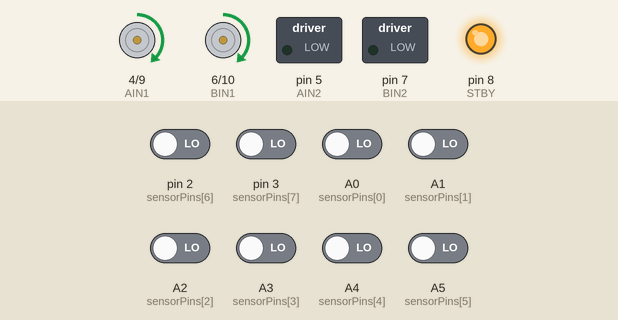
This sketch was run on a simulated Arduino Uno, built with avr-gcc and run on an emulated ATmega328P. Parts: direction and speed pins drawn as motors (green arrow = direction pin HIGH = forward, orange = LOW = backward, longer = more drive, stopped while the standby pin is LOW), switched loads named in the sketch (green lamp = pin HIGH), output pins drawn as LEDs (lit = HIGH). The test bench sets the inputs (shaded band); at power-on: A0 (sensorPins[0]), A1 (sensorPins[1]), A2 (sensorPins[2]), A3 (sensorPins[3]), A4 (sensorPins[4]), A5 (sensorPins[5]), pin 2 (sensorPins[6]), pin 3 (sensorPins[7]) LOW.

Above: at 1.2 s.
1.3 s: pin 2 (sensorPins[6]) driven HIGH and pin 3 (sensorPins[7]) driven HIGH
At 1.8 s:
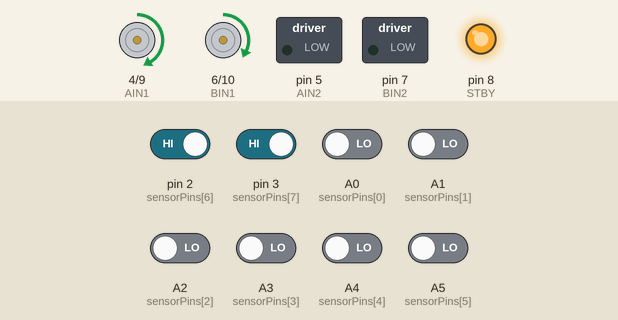
2.8 s: pin 2 (sensorPins[6]) driven LOW
At 4.0 s:
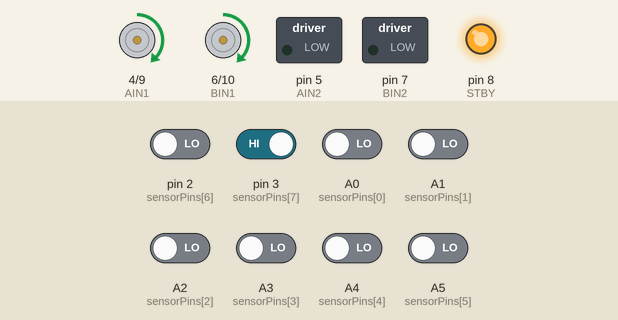
4.3 s: pin 2 (sensorPins[6]) driven HIGH and pin 3 (sensorPins[7]) driven LOW and A0 (sensorPins[0]) driven HIGH and A1 (sensorPins[1]) driven HIGH and A2 (sensorPins[2]) driven HIGH
At 5.3 s:
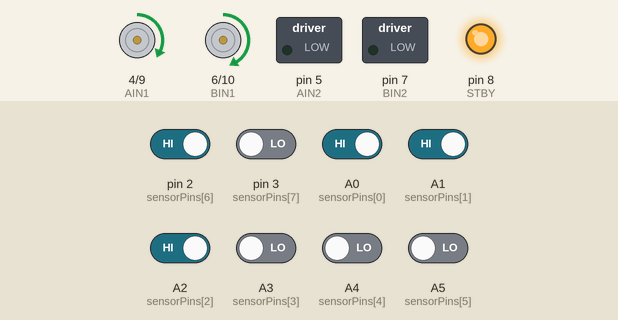
5.8 s: A3 (sensorPins[3]) driven HIGH
At 6.5 s:
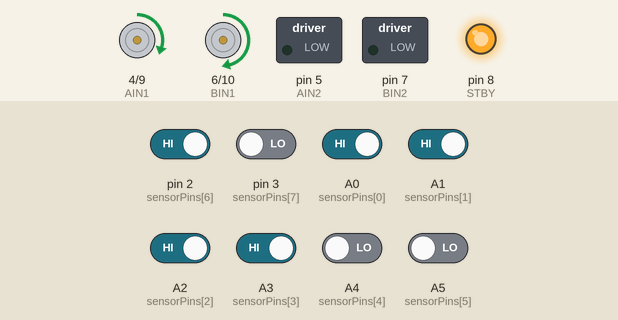
7.3 s: pin 3 (sensorPins[7]) driven HIGH
At 7.6 s:
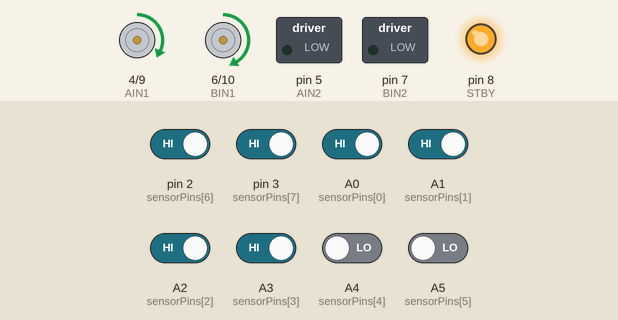
8.8 s: A0 (sensorPins[0]) driven LOW
At 9.9 s:
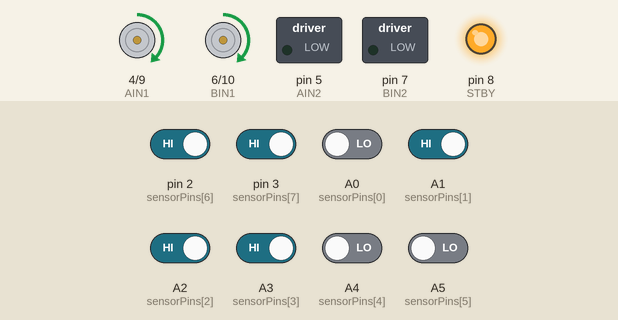
Timing chart, 0 to 11.3 s (numbered marks = the images above; inputs shaded):
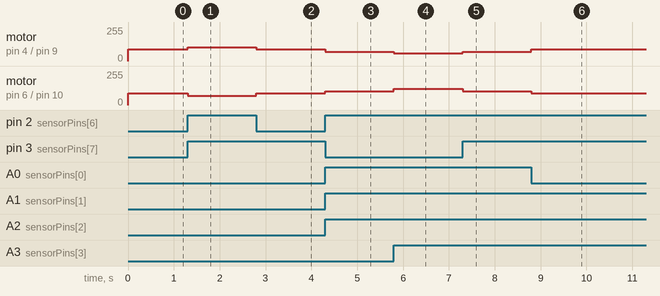

Measured:
- after the input at 1.3 s, motor on pin 4 (AIN1) / pin 9 (PWMA): forward 87/255 → forward 105/255 at once; motor on pin 6 (BIN1) / pin 10 (PWMB): forward 87/255 → forward 69/255 at once
- after the input at 2.8 s, motor on pin 4 (AIN1) / pin 9 (PWMA): forward 105/255 → forward 87/255 at once; motor on pin 6 (BIN1) / pin 10 (PWMB): forward 69/255 → forward 87/255 at once
- after the input at 4.3 s, motor on pin 4 (AIN1) / pin 9 (PWMA): forward 87/255 → forward 69/255 at once; motor on pin 6 (BIN1) / pin 10 (PWMB): forward 87/255 → forward 105/255 at once
- after the input at 5.8 s, motor on pin 4 (AIN1) / pin 9 (PWMA): forward 69/255 → forward 60/255 at once; motor on pin 6 (BIN1) / pin 10 (PWMB): forward 105/255 → forward 123/255 at once
- after the input at 7.3 s, motor on pin 4 (AIN1) / pin 9 (PWMA): forward 60/255 → forward 69/255 at once; motor on pin 6 (BIN1) / pin 10 (PWMB): forward 123/255 → forward 105/255 at once
- after the input at 8.8 s, motor on pin 4 (AIN1) / pin 9 (PWMA): forward 69/255 → forward 87/255 at once; motor on pin 6 (BIN1) / pin 10 (PWMB): forward 105/255 → forward 87/255 at once

The sketch:

line_follower.ino
```cpp
// -------- MOTOR A (LEFT) --------
#define AIN1 4
#define AIN2 5
#define PWMA 9

// -------- MOTOR B (RIGHT) --------
#define BIN1 6
#define BIN2 7
#define PWMB 10

#define STBY 8

// -------- IR SENSOR PINS --------
int sensorPins[8] = {A0, A1, A2, A3, A4, A5, 2, 3};
int sensorValue[8];

// -------- PID CONSTANTS --------
float Kp = 18;
float Kd = 8;

int error = 0;
int previousError = 0;

int baseSpeed = 95;
int maxSpeed = 170;

// Motor balance (adjust if needed)
int leftOffset  = -8;   // decrease left motor slightly
int rightOffset = -8;

void setup() {

  Serial.begin(9600);

  pinMode(AIN1, OUTPUT);
  pinMode(AIN2, OUTPUT);
  pinMode(PWMA, OUTPUT);

  pinMode(BIN1, OUTPUT);
  pinMode(BIN2, OUTPUT);
  pinMode(PWMB, OUTPUT);

  pinMode(STBY, OUTPUT);
  digitalWrite(STBY, HIGH);

  for (int i = 0; i < 8; i++) {
    pinMode(sensorPins[i], INPUT);
  }
}

void loop() {

  readSensors();
  calculateError();
  pidControl();
}

void readSensors() {
  for (int i = 0; i < 8; i++) {
    sensorValue[i] = digitalRead(sensorPins[i]);
  }
}

void calculateError() {

  int weights[8] = {-4, -3, -2, -1, 1, 2, 3, 4};
  int sum = 0;
  int count = 0;

  for (int i = 0; i < 8; i++) {
    if (sensorValue[i] == LOW) {   // BLACK detected
      sum += weights[i];
      count++;
    }
  }

  if (count != 0) {
    error = sum / count;
  }
}

void pidControl() {

  int derivative = error - previousError;

  int correction = (Kp * error) + (Kd * derivative);

  correction = constrain(correction, -70, 70);

  int leftSpeed  = baseSpeed - correction;
  int rightSpeed = baseSpeed + correction;

  leftSpeed  += leftOffset;
  rightSpeed += rightOffset;

  leftSpeed  = constrain(leftSpeed, 60, maxSpeed);
  rightSpeed = constrain(rightSpeed, 60, maxSpeed);

  setMotor(leftSpeed, rightSpeed);

  previousError = error;
}

void setMotor(int leftSpeed, int rightSpeed) {

  digitalWrite(AIN1, HIGH);
  digitalWrite(AIN2, LOW);
  analogWrite(PWMA, leftSpeed);

  digitalWrite(BIN1, HIGH);
  digitalWrite(BIN2, LOW);
  analogWrite(PWMB, rightSpeed);
}
```
